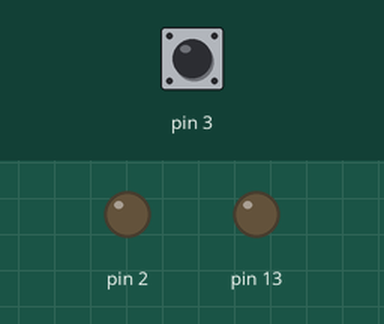
Bench run of a sketch on a simulated Arduino Uno, built with avr-gcc and run on an emulated ATmega328P. On the bench: output pins drawn as LEDs (lit = HIGH). Dashed ring = blinking. Inputs (shaded band) come from the test bench; at power-on: pin 3 HIGH.

Above: at 1.2 s.
1.3 s: pin 3 pulled LOW for 0.15 s
At 2.1 s:
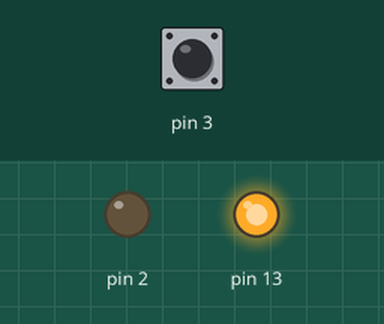
3.8 s: pin 3 pulled LOW for 3.2 s
At 4.1 s:
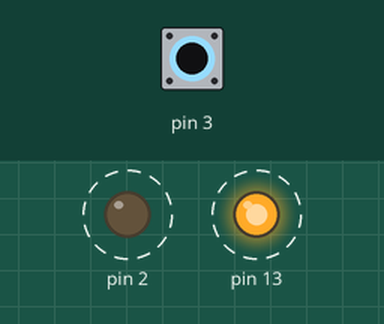
Timing chart, 0 to 9.3 s (numbered marks = the images above; inputs shaded):
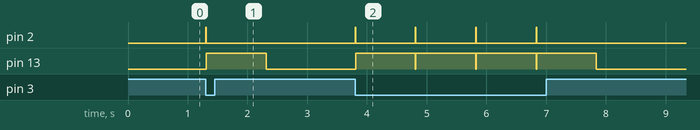

The sketch:

codebeta.ino
```cpp
void setup() {
 pinMode(2,OUTPUT);
 digitalWrite(2,LOW);
 pinMode(3,INPUT_PULLUP);
 pinMode(13,OUTPUT);
}

void loop() {
  if(!digitalRead(3)){
   digitalWrite(2,HIGH);
   delay(10);
   digitalWrite(2,LOW);
   digitalWrite(13,HIGH);
   delay(1000);
   digitalWrite(13,LOW);}
 }
```

Measured:
- after the input at 1.3 s, pin 2: LOW → HIGH at once, → LOW 0.01 s later; pin 13: LOW → HIGH at once, → LOW 1.0 s later
- after the input at 3.8 s, pin 2: alternates HIGH for 0.01 s and LOW for 1.0 s, 8 changes in all, then stays LOW, starting at once; pin 13: alternates HIGH for 1.0 s and LOW for 0.01 s, 8 changes in all, then stays LOW, starting at once
